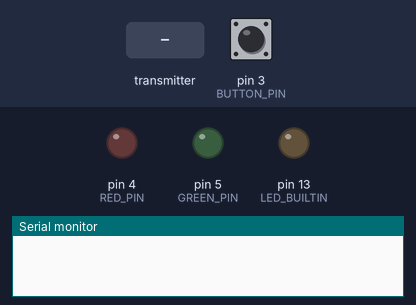
The sketch below on a simulated Arduino Uno, built with avr-gcc and run on an emulated ATmega328P. Parts: output pins drawn as LEDs (lit = HIGH), the last lines printed to the serial monitor. The inputs (shaded band) are chosen by the test bench; at power-on: pin 3 (BUTTON_PIN) HIGH. No radio packets arrive unless stated.

Above: at 1.2 s.
1.3 s: the transmitter starts sending Cmd.0 = 0
At 2.1 s:
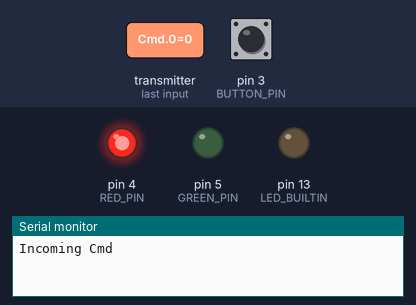
4.3 s: pin 3 (BUTTON_PIN) pulled LOW for 3.2 s
At 4.9 s:
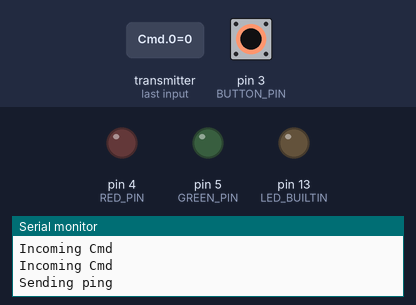
Timing chart, 0 to 9.8 s (numbered marks = the images above; inputs shaded):
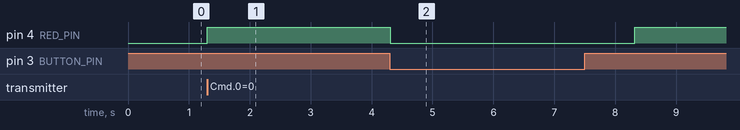

The sketch:

PingPong.ino
```cpp
#include <SPI.h>
#include <RF24.h>
#include <nRF24L01.h>
#include <printf.h>

// https://rf24.readthedocs.io/en/v1.4.4/classRF24.html

// change below for addresses, device and behaviour

#define sendAck true
int consoleLog = true;

#define CE_PIN  9
#define CSN_PIN 8
#define BUTTON_PIN 3
#define BUTTON_HIT 0
#define RED_PIN 4
#define GREEN_PIN 5

const uint64_t commonAddress = 0xE9F8F0F0E1LL;

// Beyond here there be dragons....

RF24 radio(CE_PIN, CSN_PIN);

#define MSGLEN 26   // sizeof(Payload) must not exceed 32.
struct Payload {
  char Cmd[6];
};

void setup() {
  if (consoleLog)  {
    int n = 0;
    Serial.begin(9600);
    while (!Serial) {
        if (n > 1500) {
          consoleLog = false;
          break;          // give up, Pico only.....  Serial fails if not connected to something.
        }
        n++;
        delay(10);
    }

  }

    // prevent interference:
    pinMode(0, INPUT_PULLUP);
    pinMode(1, INPUT_PULLUP);
    pinMode(2, INPUT_PULLUP);
    pinMode(6, INPUT_PULLUP);
    pinMode(7, INPUT_PULLUP);
    pinMode(10, INPUT_PULLUP);
    pinMode(14, INPUT_PULLUP);
    pinMode(15, INPUT_PULLUP);
    pinMode(16, INPUT_PULLUP);
    pinMode(17, INPUT_PULLUP);
    pinMode(18, INPUT_PULLUP);
    pinMode(19, INPUT_PULLUP);


  pinMode(BUTTON_PIN, INPUT_PULLUP);
  pinMode(LED_BUILTIN, OUTPUT);
  pinMode(GREEN_PIN, OUTPUT);
  pinMode(RED_PIN, OUTPUT);


  digitalWrite(LED_BUILTIN, LOW);

  if (consoleLog) printf_begin();


  radio.begin();

  if (!radio.begin()) {
    if (consoleLog) Serial.println("nRF24L01 Hardware not found!");
    while (1){ // Halt
      blink(3);
    }
  }

  //if (consoleLog) radio.printDetails();
  radio.openWritingPipe(commonAddress);
  radio.openReadingPipe(1, commonAddress);
  radio.setPALevel(RF24_PA_MAX);			// MIN LOW HIGH MAX
  radio.setDataRate(RF24_250KBPS);
  radio.setChannel(110);
  radio.setAutoAck(false);
  radio.startListening();
};

void blink(int j){
  for (int i=0; i < j; ++i) {
    digitalWrite(LED_BUILTIN, HIGH);
    delay(100);
    digitalWrite(LED_BUILTIN, LOW);
    delay(1000);
  }
}

void blink_green(int j){
  Serial.println("blink_green");
  for (int i=0; i < j; ++i) {
    digitalWrite(GREEN_PIN, HIGH);
    delay(200);
    digitalWrite(GREEN_PIN, LOW);
    delay(200);
  }
}

void blink_red(int j){
  Serial.println("blink_red");
  for (int i=0; i < j; ++i) {
    digitalWrite(RED_PIN, HIGH);
    delay(300);
    digitalWrite(RED_PIN, LOW);
    delay(300);
  }
}


void send(String m) {
  Payload data;
  m.toCharArray(data.Cmd, MSGLEN);

  radio.stopListening();
    for(int i=0; i<1; i++) {
      radio.write(&data, sizeof(Payload));
      delay(100);
    }
  radio.startListening();
}

bool buttonPressed = false;

void loop() {

  if (digitalRead(BUTTON_PIN) == BUTTON_HIT ) {
    	send("ping");
      delay(100);
      digitalWrite(GREEN_PIN, LOW);
      digitalWrite(RED_PIN, LOW);
      Serial.println("Sending ping");
	    send("ping");
      delay(700);
	    return;
  }


  if (radio.available()) {
    Payload data;

    if (radio.testRPD() ){
      digitalWrite(GREEN_PIN, HIGH);
      digitalWrite(RED_PIN, LOW);
    } else {
      digitalWrite(GREEN_PIN, LOW);
      digitalWrite(RED_PIN, HIGH);
    }

    radio.read(&data, sizeof(Payload));

    if (consoleLog) {
        Serial.print("Incoming Cmd ");
        Serial.println(data.Cmd);
    }

    if (data.Cmd[1] == 'i'){
      Serial.println("Answering pong");
      send("pong");
    }
    delay(1000); // wait a little.

    digitalWrite(GREEN_PIN, LOW);
    digitalWrite(RED_PIN, LOW);
  }
}
```

Measured:
- after the input at 1.3 s, pin 4 (RED_PIN): LOW → HIGH at once
- after the input at 4.3 s, pin 4 (RED_PIN): HIGH → LOW at once, → HIGH 4.0 s later
